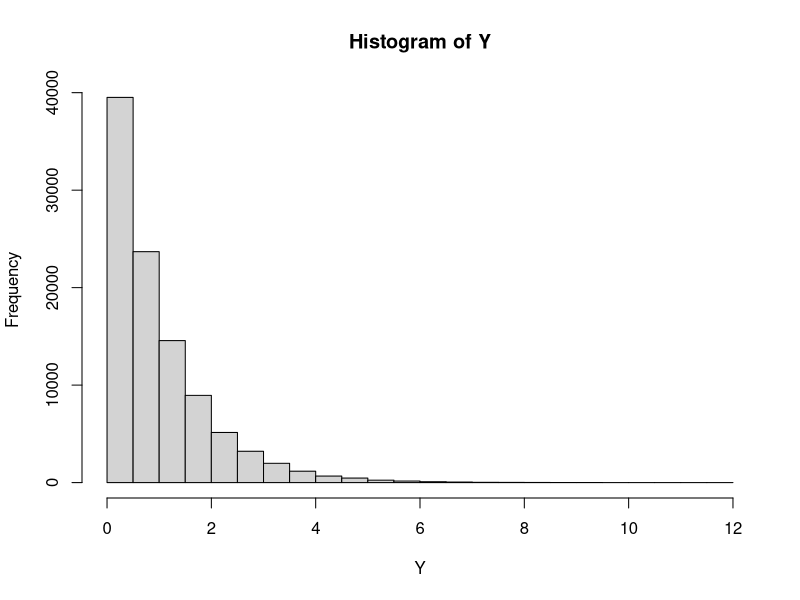
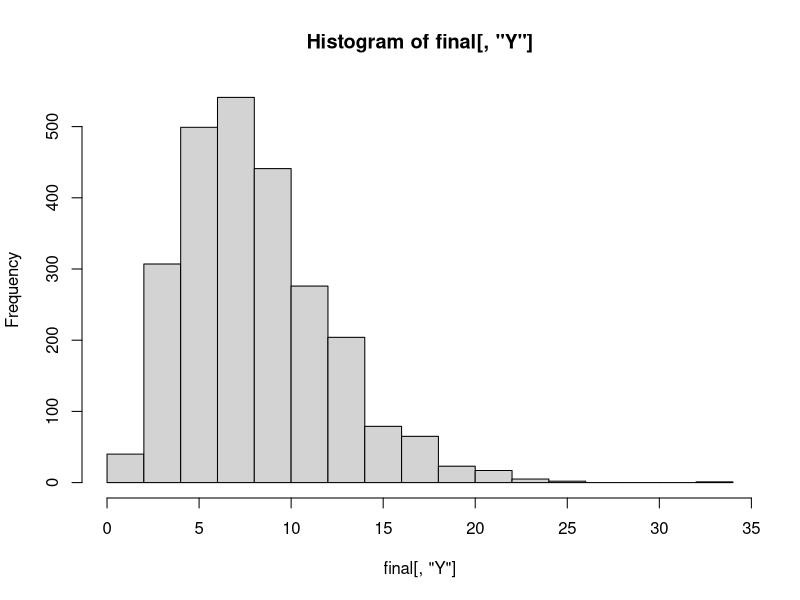
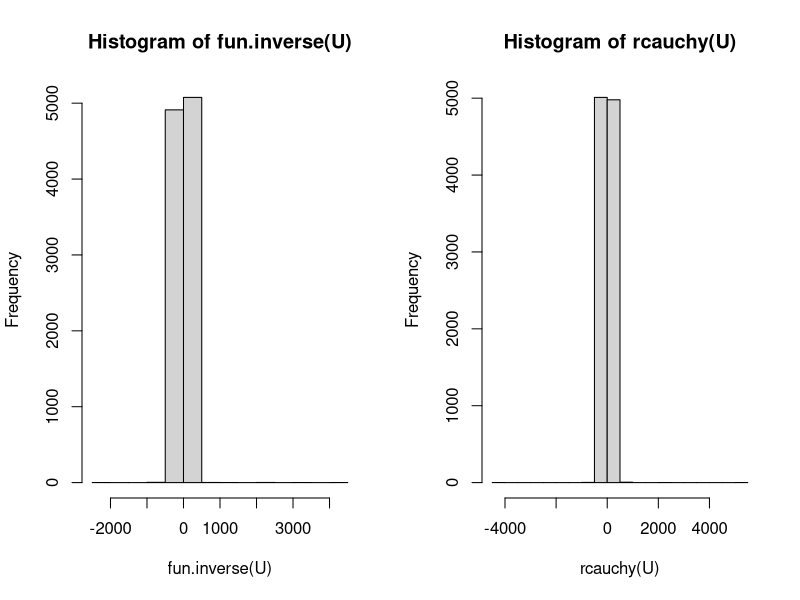
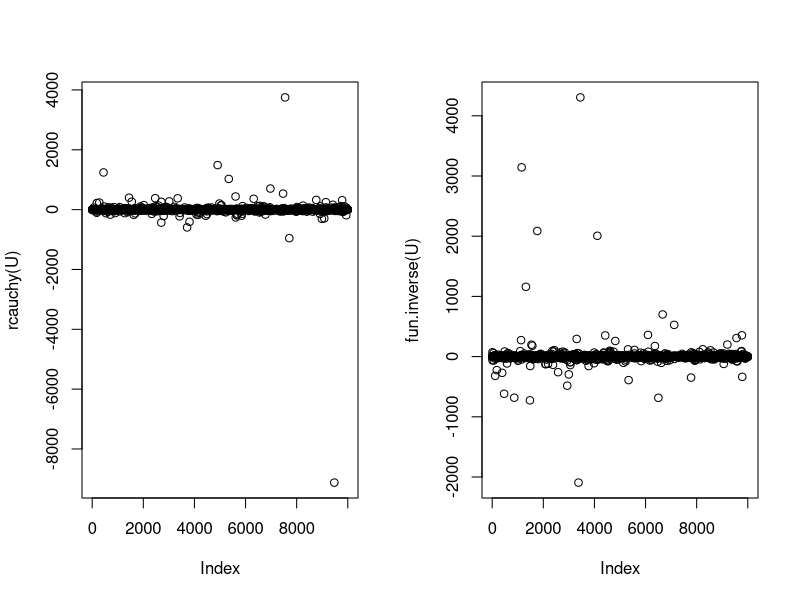
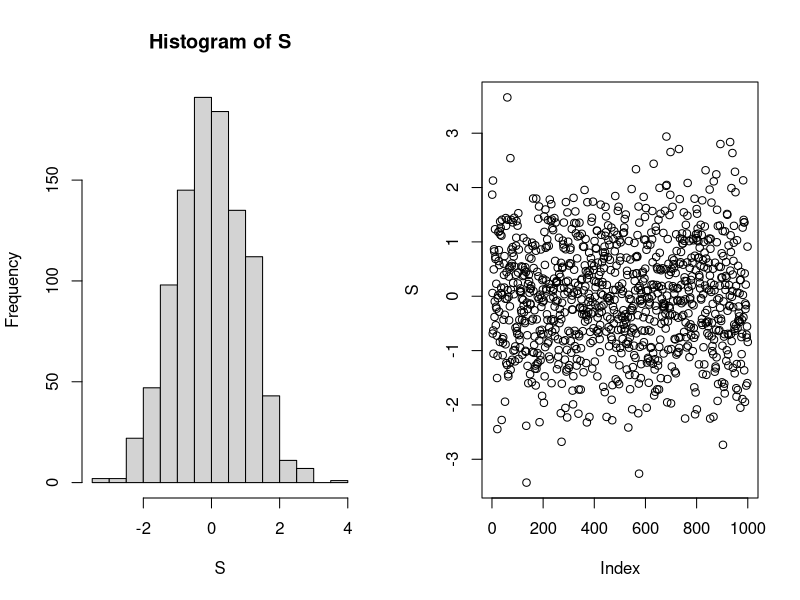
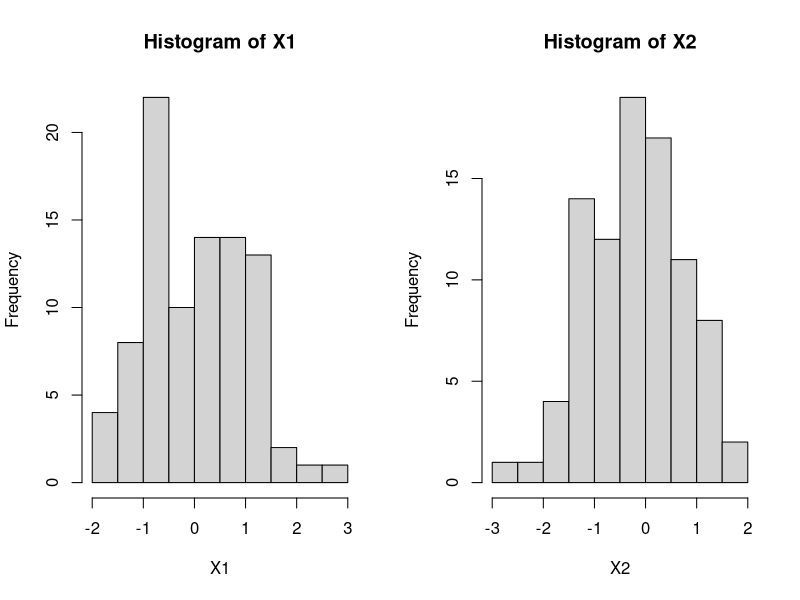

Source code (R) for these figures, in order: (Note: this script raises an error after producing the figures.)
# 1.3 exercise 

Nsim <- 100000
Y    <- rexp(Nsim)
hist(Y)

##
MM <- matrix(nrow=2500, ncol=4)
for(i in 1:2500){
  MM[i, 1:4] <- rexp(4)
}

Y     <- apply(MM, 1, sum)
final <- cbind(MM, 2*Y)
colnames(final) <- c(paste0("X", 1:4), "Y")

hist(final[, "Y"])
shapiro.test(final[, "Y"])


##1.4 exercise
n <- 10000
fun.inverse <- function(x){
  y <- tan(pi*(x-1/2))
  return(y)
}

par(mfrow=c(1,2))

U <- runif(n)
hist(fun.inverse(U))
hist(rcauchy(U))

mean(fun.inverse(U))
mean(rcauchy(U))

plot(rcauchy(U))
plot(fun.inverse(U))

##1.5
n=1000
S <- numeric(n)
for(i in 1:n){
S[i] <- sum(runif(12, min = -1/2, max = 1/2))
}

mean(S)
var(S)

shapiro.test(S)
hist(S)
plot(S)

## 1.6 

U1 <- rnorm(1000, mean = 3, sd=4)
U2 <- rnorm(1000, mean = 3, sd=4)

X1 <- sqrt(-2*log(U1))*cos(2*pi*U2)
X2 <- sqrt(-2*log(U1))*sin(2*pi*U2)
hist(X1)
hist(X2)

shapiro.test(X1)
shapiro.test(X2)

##1.7

nn <- matrix(rnorm(2000), ncol=2)
m  <- 100 
B  <- matrix(rnorm(m*m), nrow=m, ncol=m)
NN <- B*mean(nn)

test <- B*t(B)
E <- mean(NN)
V <- var(NN)
shapiro.test(E)
test/V

## 1.8 exercise
bases       <- list()
bases.names <- list()
bases[['base_1']]  <- c('2',"3", "4", "5")
bases[['base_2']]  <- c('1', "5", "4")
bases[['base_3']]  <- c('1', "5", "4")
bases[['base_4']]  <- c("1", "2", "3")
bases[['base_5']]  <- c("2", "1", "3")
bases.names[['base_1']]  <- "Kanzasas"
bases.names[['base_2']]  <- "Koloradas"
bases.names[['base_3']]  <- "Misisipe"
bases.names[['base_4']]  <- "Nebraska"
bases.names[['base_5']]  <- "Oklahoma"
s <-numeric()
for(i in 1:1000){
pointer1 <- bases[['base_4']]
pointer2 <- bases[['base_5']]
j<-1
cat(bases.names[['base_4']],"||", bases.names[[paste0('base_5')]], "\n")
while(as.numeric(pointer1[1])!=as.numeric(pointer2[1]) | as.numeric(pointer1[2])!=as.numeric(pointer2[2]) | as.numeric(pointer1[3])!=as.numeric(pointer2[3]) | name1!=name2){
  x <- runif(1)
  y <- runif(1)
  if(length(pointer1)==3 & length(pointer2)==3){
  if(0<=x   & x<=0.33) index1=1
  if(0.33<x & x<=0.66) index1=2
  if(0.66<x & x<=1)    index1=3
  
  if(0<=y   & y<=0.33) index2=1
  if(0.33<y & y<=0.66) index2=2
  if(0.66<y & y<=1)    index2=3
  } else
    if(length(pointer1)==4 & length(pointer2)==3){
      if(0<=x   & x<=0.25) index1=1
      if(0.25<x & x<=0.5)  index1=2
      if(0.5<x & x<=0.75)  index1=3
      if(0.75<x & x<=1)    index1=4
      
      if(0<=y   & y<=0.33) index2=1
      if(0.33<y & y<=0.66) index2=2
      if(0.66<y & y<=1)    index2=3
      }
    if(length(pointer1)==3 & length(pointer2)==4){
      if(0<=y   & y<=0.25) index2=1
      if(0.25<y & y<=0.5)  index2=2
      if(0.5<y & y<=0.75)  index2=3
      if(0.75<y & y<=1)    index2=4
      
      if(0<=x   & x<=0.33) index1=1
      if(0.33<x & x<=0.66) index1=2
      if(0.66<x & x<=1)    index1=3
    }
    pos1 <- pointer1[index1]
    pos2 <- pointer2[index2]
    bases[[paste0('base_', pos1)]] -> pointer1
    bases[[paste0('base_', pos2)]] -> pointer2
    cat(bases.names[[paste0('base_', pos1)]],"||", bases.names[[paste0('base_', pos2)]], "\n")
    name1 <- bases.names[[paste0('base_', pos1)]]
    name2 <- bases.names[[paste0('base_', pos2)]]
    j= j+1

}
cat("----------------- \n")
s[i] <- j -1
}
mean(s)
var(s)

##1.8 example
example <- function(x){
  y <- 1/(1+sin(2*x)*log(x)^2)
  return(y)
}

plot(example(rnorm(1000, sd=0.4, mean=2)))
n   <- 100000
nn  <- runif(n, 0.1, 2.1)
int <- numeric(n-9)
ss  <- example(nn)
for(i in 1:n){
  int[i-9] <- sum(ss[1:i]/i)
}
int[i-9]

#

xx <- c(-1,1,1,-1,-1)
yy <- c(-1,-1,1,1,-1)
plot(xx,yy,type="l") 
x <- cos(seq(0,2*pi,length=100))
y <- sin(seq(0,2*pi,length=100)) 
polygon(x,y,col=3)
points(runif(500,-1,1),
       runif(500,-1,1),pch="*") 

xxx <- runif(100000,-1,1)
yyy <- runif(100000,-1,1) #
s <- numeric(500)
print(s) 
for(i in 1:500) {s[i] <- 4*sum(ifelse(xxx[1:(200*i)]^2+yyy[1:(200*i)]^2<=1,1 ,0))/(200*i)}
print(s) 
plot(1:500,s,type="l") 
lines(1:500,rep(pi,500))
s[500] 

#1.9 exercise
fun <- function(x){
  y <- 1/(1 + sinh(2*x)*log(x)^2)
  return(y)
}
z  <- seq(0.1, 2.1, by=0.001)
plot(fun(z), x=z, col="red", lwd=0.5) 
lines(y=yfit, x=z, col="blue", lwd=2)

library(truncnorm)
n=10000
set.seed(1)
inte <- function(x) {1/(1+sinh(2*x)*log(x)^2)}
rnn = rtruncnorm(n, a=0.1, b=2.1, mean = 1, sd = 0.4)
rezult=mean(inte(rnn)/dtruncnorm(rnn, a=0.1, b=2.1,
                                 mean = 1, sd = 0.4))
rezult 

saveGIF({
  ani.options(nmax = 40)
  animate.integral(inte, 0.1, 2.1) 
}, interval = 0.05, movie.name = "customf.gif", ani.width = 700, ani.height = 700)

#1.12 exercise

set.seed(2)
N=100
X=rnorm(N,sd=5)
eps=rnorm(N)
Y=2+0.3*X+eps # DGP
plot(X,Y)
summary(lm(Y~X)) 

BETA <- numeric()
for(j in 1:1000){
  eps <- rnorm(100)
  X   <- rnorm(100, sd=5)
  Y   <- 2 + 0.3*X +eps
  BETA[j] <- lm(Y~X)$coef[2]
}

sd(BETA)

#1.13

eps <- rnorm(1000)
X1  <- rnorm(1000)
X2  <- 3*X1 + eps
cor(X1, X2)

Y  <- -0.5 + 3*X1 + X2 + rnorm(1000)

BETA1 <- numeric()
BETA2 <- numeric()
for ( i in 1:1000){
  eps <- rnorm(1000)
  X1  <- rnorm(1000)
  X2  <- 3*X1 + eps
  #cor(X1, X2)
  
  Y  <- -0.5 + 3*X1 + X2 + rnorm(1000)
  BETA2[i] <- lm(Y~X1)$coef[2]
  BETA1[i] <- lm(Y~X1+X2)$coef[2]
}

mean(BETA2)
mean(BETA1)

#1.14

BETA1 <- numeric()
BETA2 <- numeric()
for ( i in 1:1000){
  eps <- rnorm(1000)
  X1  <- rnorm(1000)
  X2  <- 3*X1 + eps
  #cor(X1, X2)
  
  Y  <- -0.5 + 3*X1 + rnorm(1000)
  BETA1[i] <- lm(Y~X1)$coef[2]
  BETA2[i] <- lm(Y~X1+X2)$coef[2]
}

mean(BETA1)
mean(BETA2)

#1.15 exercise

T.n <- 15
y=cumsum(rnorm(T.n))
yts=ts(y)
library(dynlm)
T.value <- numeric()
for(j in 1:1000){
  T.n <- 15
  y=cumsum(rnorm(T.n))
  yts=ts(y)
  standart.error <- summary(dynlm(d(yts)~L(yts)-1))$coef[2]
  estimate       <- summary(dynlm(d(yts)~L(yts)-1))$coef[1]
  t.value        <- (estimate - 0)/ standart.error
  T.value[j]     <- t.value
}

hist(T.value)
quantile(T.value, c(.01, .05, .1))

#1.16 exercise

n  <- 10000
rc <- n %>% rcauchy
rc %>% cummax %>% plot
rc %>% cummin %>% plot

mean.rc   <- numeric()
var.rc    <- numeric()
median.rc <- numeric()

for(i in 1:n){
  mean.rc[i]   <- rc[1:i] %>% mean
  var.rc[i]    <- rc[1:i] %>% var
  median.rc[i] <- rc[1:i] %>% median
  cat(i, "\n")
  }
par(mfrow=c(1,3))
mean.rc   %>% plot(type="l")
var.rc    %>% plot(type="l")
median.rc %>% plot(type="l")


#1.17 (work in progress)

n <- 1000 #number of ships
arrive.time <- numeric()
unload.time <- numeric()
laiveliai   <- matrix(ncol=2, nrow=n) %>% as.data.frame
for(i in 1:n){
arrive.time[i] <- runif(1, min=15, max=145) %>% round(digits=0)
unload.time[i] <- runif(1, min=45, max=90 ) %>% round(digits=0)
laiveliai[i, ] <- c(arrive.time[i], unload.time[i])
}
laiveliai[1,1] <- 0    #starting time
colnames(laiveliai)  <- c("Arrive", "Unload")
row.names(laiveliai) <- paste0("laivas_", 1:n)

##uniform laiveliu laukimo laikas
waiting.time <- numeric()
for(i in 2:n){
  if(laiveliai[i-1, 2]<laiveliai[i, 1]) waiting.time[i] <- 0 
  else waiting.time[i] <- laiveliai[i-1, 2] - laiveliai[i, 1] 
  cat(rownames(laiveliai)[i], "lauke", waiting.time[i], "min \n")
}
mean(laiveliai[, 1]) # vidutinis laivo uzsibuvimas uoste
max(laiveliai[, 1])  # maksimalus laivo laikas uoste

mean(waiting.time[1:n], na.rm=T) # vidutinis laukimo laikas
max(waiting.time, na.rm=T)       # maksimalus laukimo laikas

idle.time  <- laiveliai[2:n,1] - laiveliai[1:(n-1), 2] # teigiamos koordinates rodo, kiek laiko uoste nebuvo laivo tarp iskrovimu
sum.ships  <- 0
for(j in 1:length(idle.time)){
  if(idle.time[j]>0) sum.ships <- sum(sum.ships, idle.time[j])
}

total.time <- laiveliai[, 1] %>% abs %>% sum

perct.idle <- sum.ships*100/total.time

#1.18 exercise

fi=seq(0,2*pi,length.out=6);fi
c.fi=cos(fi)
s.fi=sin(fi)
c.fi; s.fi
plot(c.fi,s.fi)
for(i in 1:5)
{
  segments(c.fi[i],s.fi[i],c.fi[i+1],s.fi[i+1]) 
  segments(0,0,c.fi[i],s.fi[i]) 
}
polygon(c(0,c.fi[1],c.fi[2],0),c(0,s.fi[1],s.fi[2],
                                 0),col=2)

u <- c(1, 0)
v <- c(c.fi[2], s.fi[2])
coord.matrix <- matrix(c(u,v), ncol=2, nrow=2)

x.plot <- numeric()
y.plot <- numeric()
for(i in 1:1000){
x <- runif(1)
y <- runif(1)
if(x+y>1) {
  x <- NA 
  y <- NA
}
x.plot[i] <- t(coord.matrix %*% as.matrix(c(x,y)))[1, 1]
y.plot[i] <- t(coord.matrix %*% as.matrix(c(x,y)))[1, 2]
}

x.plot <- x.plot[!is.na(x.plot)]
y.plot <- y.plot[!is.na(y.plot)]
points(x.plot, y.plot)

## filling the whole pentagon
for(j in 1:length(x.plot)){
theta=sample(0:5, 1)*(2*pi/5)
R = matrix(c(cos(theta), sin(theta), -sin(theta), cos(theta)), ncol=2, nrow=2)
ppqq <- as.matrix(R %*% t(as.matrix(cbind(x.plot[j], y.plot[j]))))
points(t(ppqq), col= "blue")
}
